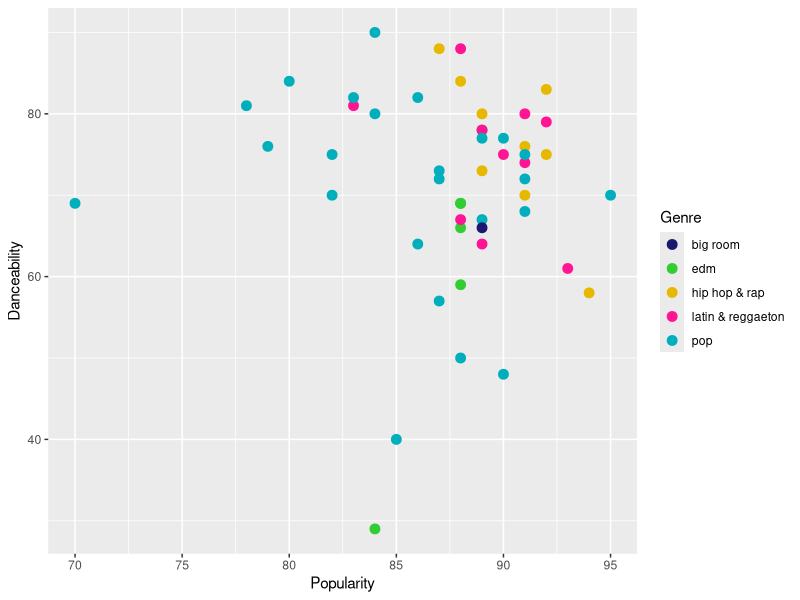
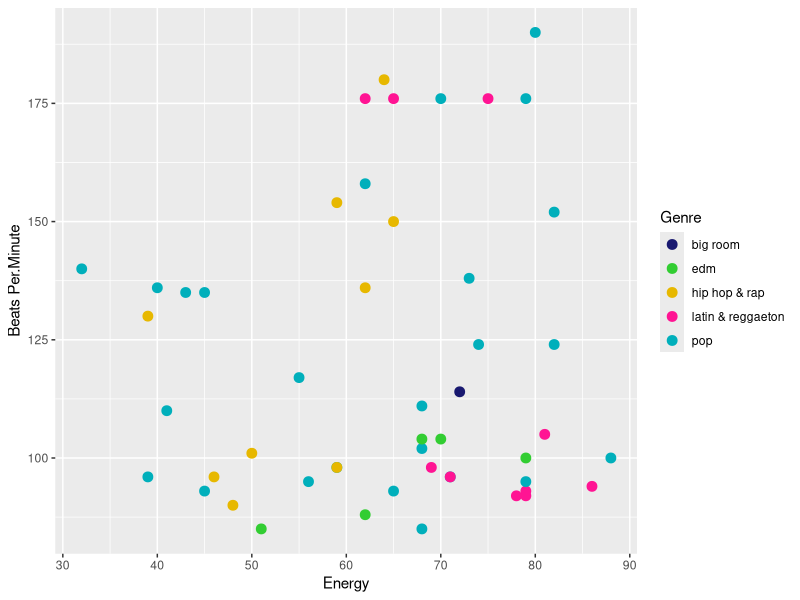

Write R code to recreate these figures, in order. (Note: this script raises an error after producing the figures.)
## ---- chunk 1


cbp1 <- c("midnightblue", "limegreen", "#E7B800", "deeppink1", "#00AFBB")

genretest <- function(genre.label){
  songs <- switch(genre.label,
                  "midnightblue" = "big room",
                  "limegreen" = "edm",
                  "#E7B800" = "hip hop & rap",
                  "deeppink1" = "latin & reggaeton",
                  "#00AFBB" = "pop"
                  )
  return(songs)
}
genretest("limegreen")
genretest("deeppink1")


## ---- chunk 2

cpb2 <- c("pop", "latin & reggaeton", "hip hop & rap", "edm", "big room")

artist.test <- function(artist.label){
  artist <- switch(artist.label,
                   "pop" = "Shawn Mendes", "Ariana Grande",
                   "latin & reggaeton" = "Anuel AA", 
                   "hip hop & rap" = "Post Malone", 
                   "edm" = "The Chainsmokers", 
                   "big room" = "Martin Garrix"
                   )
  return(artist)
}

artist.test("pop")
artist.test("edm")

## ---- chunk 3
library(ggplot2)
top50 <- read.csv("top50cleanspotify.csv", encoding = "Windows-1252")
cbp1 <- c("midnightblue", "limegreen", "#E7B800", "deeppink1", "#00AFBB")

spotify.plot <- function(xpos, ypos){
  ggplot(top50, aes_string(x = xpos, y = ypos, color = "Genre", fill = "Genre")) + geom_point(size = 3) + xlab(sub("[.]", " ", xpos)) + ylab(sub("[.]", " ", ypos)) + scale_colour_manual(values=cbp1)
}

spotify.plot("Popularity", "Danceability")

## ---- chunk 4
library(ggplot2)
top50 <- read.csv("top50cleanspotify.csv", encoding = "Windows-1252")
cbp1 <- c("midnightblue", "limegreen", "#E7B800", "deeppink1", "#00AFBB")

spotify.plot("Energy", "Beats.Per.Minute")
## ---- chunk 5
top50 <- read.csv("top50cleanspotify.csv", encoding = "Windows-1252")
data <- top50

ifelse(top50$Beats.Per.Minute > 100, "Get up and dance!", "Don't dance")
ifelse(top50$Beats.Per.Minute[2] > 100, "Get up and dance!", "Don't dance")
ifelse(top50$Beats.Per.Minute[3] > 100, "Get up and dance!", "Don't dance")
ifelse(top50$Beats.Per.Minute[4] > 100, "Get up and dance!", "Don't dance")
ifelse(top50$Beats.Per.Minute[5] > 100, "Get up and dance!", "Don't dance")
ifelse(top50$Beats.Per.Minute[6] > 100, "Get up and dance!", "Don't dance")
ifelse(top50$Beats.Per.Minute[7] > 100, "Get up and dance!", "Don't dance")
ifelse(top50$Beats.Per.Minute[8] > 100, "Get up and dance!", "Don't dance")

## ---- chunk 6
#### Conditional Statement ####

top50 <- read.csv("top50cleanspotify.csv", encoding = "Windows-1252")
data <- top50

ifelse(top50$Danceability > 70, "Dance", "Don't dance") 
ifelse(top50$Beats.Per.Minute > 100, "Dance", "Don't dance")

if(top50$Danceability > 70) {
  print("Dance")
}

switch(top50$Danceability > 70
       )
